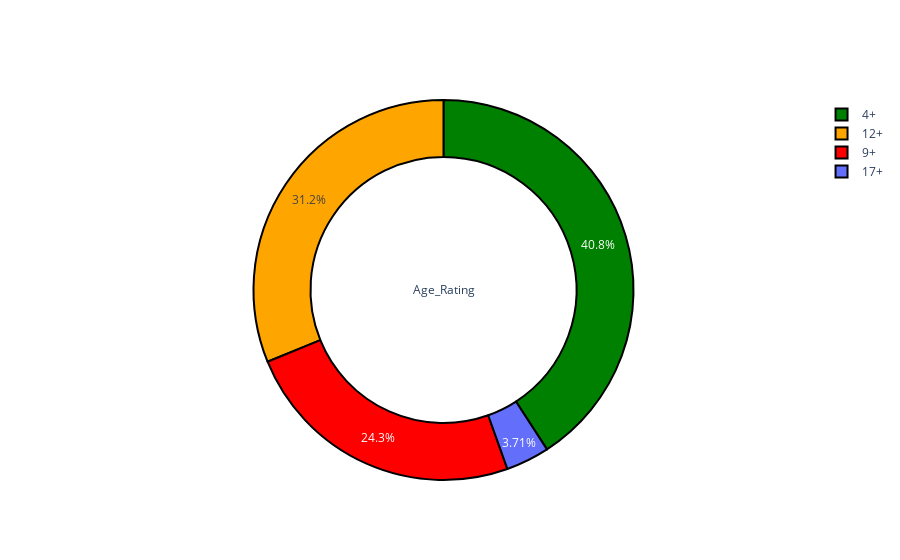

Write notebook code for a chart like this one.
### Markdown cell above
## Age Ratings?

### Code cell
py.iplot([pie_plot(df['Age_Rating'].value_counts(), ['green', 'orange', 'red'], 'Age_Rating')])

### Figure 1 — Plotly figure (JSON) as saved in the notebook; plotly's stock layout.template omitted (floating-point values rounded to 4 significant figures)
{"data": [{"hole": 0.7, "hoverinfo": "percent+value", "labels": ["4+", "12+", "9+", "17+"], "marker": {"colors": ["green", "orange", "red"], "line": {"color": "#000000", "width": 2}}, "showlegend": true, "textinfo": "percent", "textposition": "inside", "title": {"text": "Age_Rating"}, "type": "pie", "values": [363, 277, 216, 33]}], "layout": {}}
